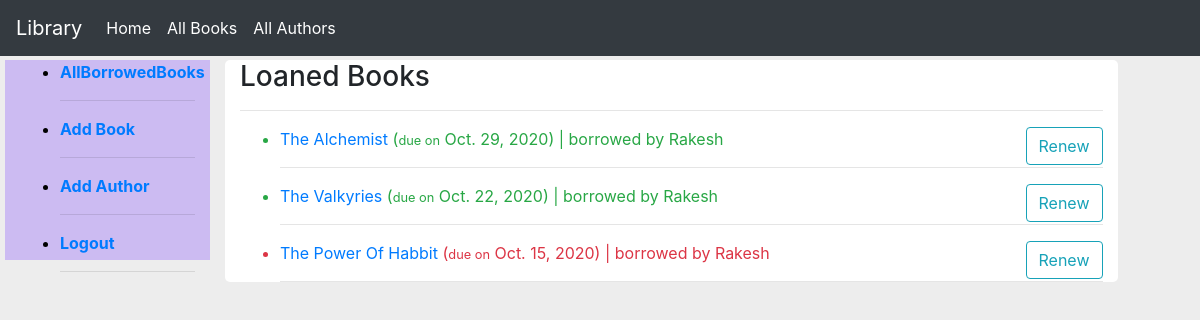
/catalog/books/borrowedbooks/ (signed in), run on an earlier commit of the app's database.
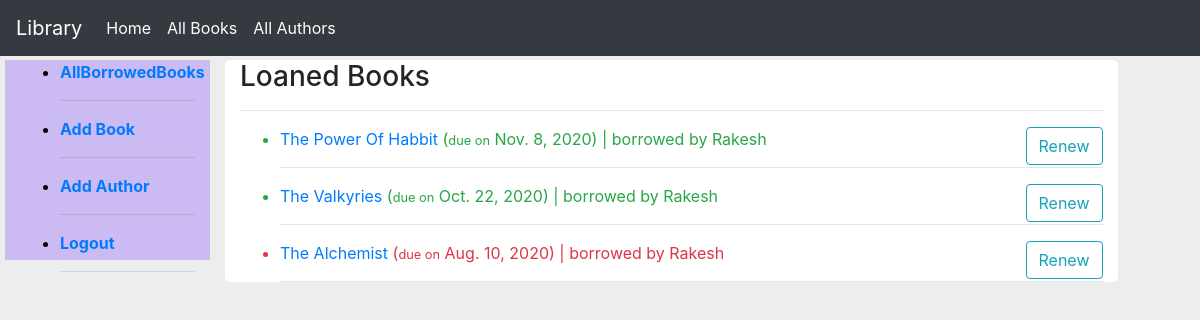
And on a later commit of the database.
### catalog/models.py (models this page shows, shortened)
class BookInstance(models.Model):
    id = models.UUIDField(primary_key=True, default=uuid.uuid4, help_text="Unique ID of the book")
    book = models.ForeignKey('Book',on_delete=models.CASCADE, null=True)
    imprint = models.CharField(max_length=200)
    due_back = models.DateField(null=True, blank=True)
    LOAN_STATUS = (('m','Maintenance'),('o','On Loan'),('a','Available'),('r', 'Received'))
    status = models.CharField(max_length=1, choices=LOAN_STATUS, blank=True,default='m', help_text="Book Availability")
    borrower = models.ForeignKey(User,on_delete=models.SET_NULL, null=True,blank=True)
    class Meta:
        ordering = ['due_back']
        permissions = (('Can_mark_retuned','Set book as returned'),)
    @property
    def is_overdure(self):
        if self.due_back and date.today() > self.due_back:
            return True
        else:
            return False

class Book(models.Model):
    title = models.CharField(max_length=200)
    author = models.ForeignKey('Author', on_delete=models.SET_NULL, null=True)
    summary = models.TextField(max_length=1000, help_text="Enter a brief description of the book")
    isbn = models.CharField('ISBN', max_length=13,help_text="13 character unique number")
    genre = models.ManyToManyField(Genre, help_text="Select the genre of the book")
    language = models.ForeignKey('Language', on_delete=models.SET_NULL, null=True)
    def display_genre(self):
        return ", ".join(genre.name for genre in self.genre.all()[:3])
    display_genre.short_description = "Genre"

### catalog/views.py (the view)
# urls.py: path('books/borrowedbooks/',views.LoanedBooksByUser.as_view(), name="loanedbooks"),
class LoanedBooksByUser(LoginRequiredMixin,ListView):
    model = BookInstance
    template_name = 'catalog/loanedBooksByUser.html'
    def get(self,request):
        loaned = BookInstance.objects.filter(borrower=self.request.user).filter(status__exact="o").order_by('-due_back')
        ctx = {'loanBooks':loaned}
        return render(request,self.template_name,ctx)

### catalog/templates/catalog/loanedBooksByUser.html (shortened to what this page needs)
{% extends "catalog/base.html" %}
{% block content %}
  <h3>Loaned Books</h3>
  <hr>
  {% if loanBooks %}
     <ul>
       {% for book in loanBooks %}
        <li class={% if book.is_overdure %}text-danger{% else %}text-success{% endif %}>
          <a href="{% url 'catalog:bookdetail' book.book.id %}">{{ book.book.title }} </a>(<small>due on</small> {{ book.due_back }}) |
             borrowed by {{ book.borrower.username }}
          {% if user.is_staff %}
             <p style="float: right;">
               <a href="{% url 'catalog:renew_book_librarian' book.id %}" style="text-decoration: none;" class="btn btn-outline-info">Renew</a>
             </p>
          {% endif %}
        </li>
        <hr>
       {% endfor %}
     </ul>
  {% else %}
     <h2>You haven't loaned any books yet.</h2>
  {% endif %}
{% endblock %}

What changed in the data, as far as the page shows it:
changed BookInstance "The Power Of Habbit": due_back "Oct. 15, 2020" → "Nov. 8, 2020"; moves up the list
shown differently, row unchanged: BookInstance "Oct. 22, 2020": moves down the list
changed BookInstance "The Alchemist": due_back "Oct. 29, 2020" → "Aug. 10, 2020"
